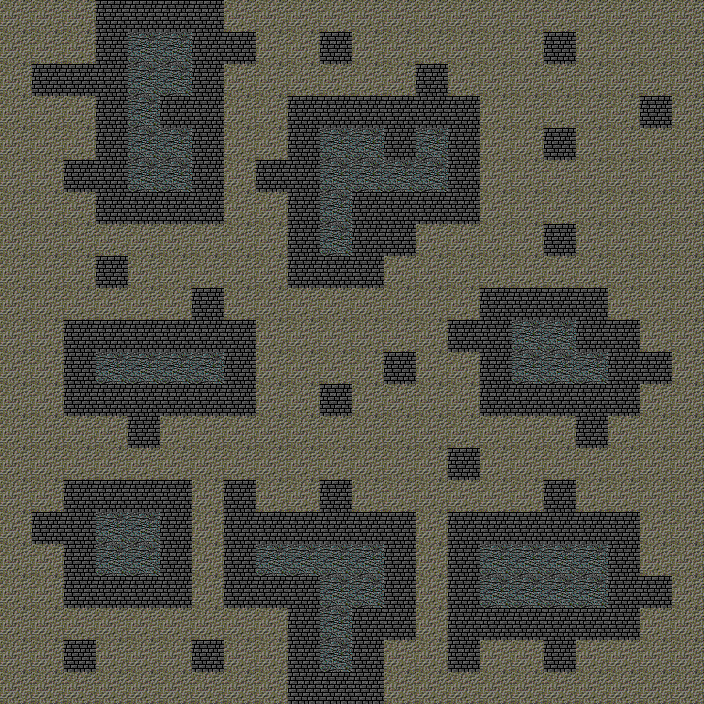

This is a level from a 2D game, rendered from its Tiled map with the project's own tilesets. A one-line summary and the map file follow, with tile-layer data summarised:
An orthogonal 22x22 tile map with 32x32 px tiles, 1 tile layer (Terrain), 3 tilesets.

<map version="1.0" tiledversion="1.0.3" orientation="orthogonal" renderorder="right-down" width="22" height="22" tilewidth="32" tileheight="32" nextobjectid="31">
 <properties>
  <property name="status_all" value="{no_teleport=true}" />
 </properties>
 <tileset firstgid="1" name="dg_dungeon32" tilewidth="32" tileheight="32" tilecount="90" columns="9">
  <image source="../../../../../../../tiled-maps/gfx/dg_dungeon32.gif" width="288" height="320" />
  <tile id="0">
   <properties>
    <property name="id" value="#" />
   </properties>
  </tile>
  <tile id="3">
   <properties>
    <property name="id" value="+" />
   </properties>
  </tile>
  <tile id="51">
   <properties>
    <property name="id" value="." />
   </properties>
  </tile>
  <tile id="54">
   <properties>
    <property name="id" value="_" />
   </properties>
  </tile>
  <tile id="58">
   <properties>
    <property name="id" value="r" />
   </properties>
  </tile>
 </tileset>
 <tileset firstgid="91" name="tome-terrains" tilewidth="32" tileheight="32" tilecount="144" columns="8">
  <image source="../../../../../../../tiled-maps/gfx/tome-terrains.png" width="256" height="576" />
  <tile id="24">
   <objectgroup draworder="index">
    <properties>
     <property name="id" value=";" />
    </properties>
   </objectgroup>
  </tile>
  <tile id="100">
   <objectgroup draworder="index">
    <properties>
     <property name="id" value="T" />
    </properties>
   </objectgroup>
  </tile>
 </tileset>
 <tileset firstgid="235" name="numbers" tilewidth="32" tileheight="32" tilecount="36" columns="6">
  <image source="../../../../../../../tiled-maps/gfx/numbers.png" width="192" height="192" />
 </tileset>
 <layer name="Terrain" width="22" height="22">
  <data>[484 cells, 484 non-empty, 3 distinct tile ids]</data>
 </layer>
</map>
